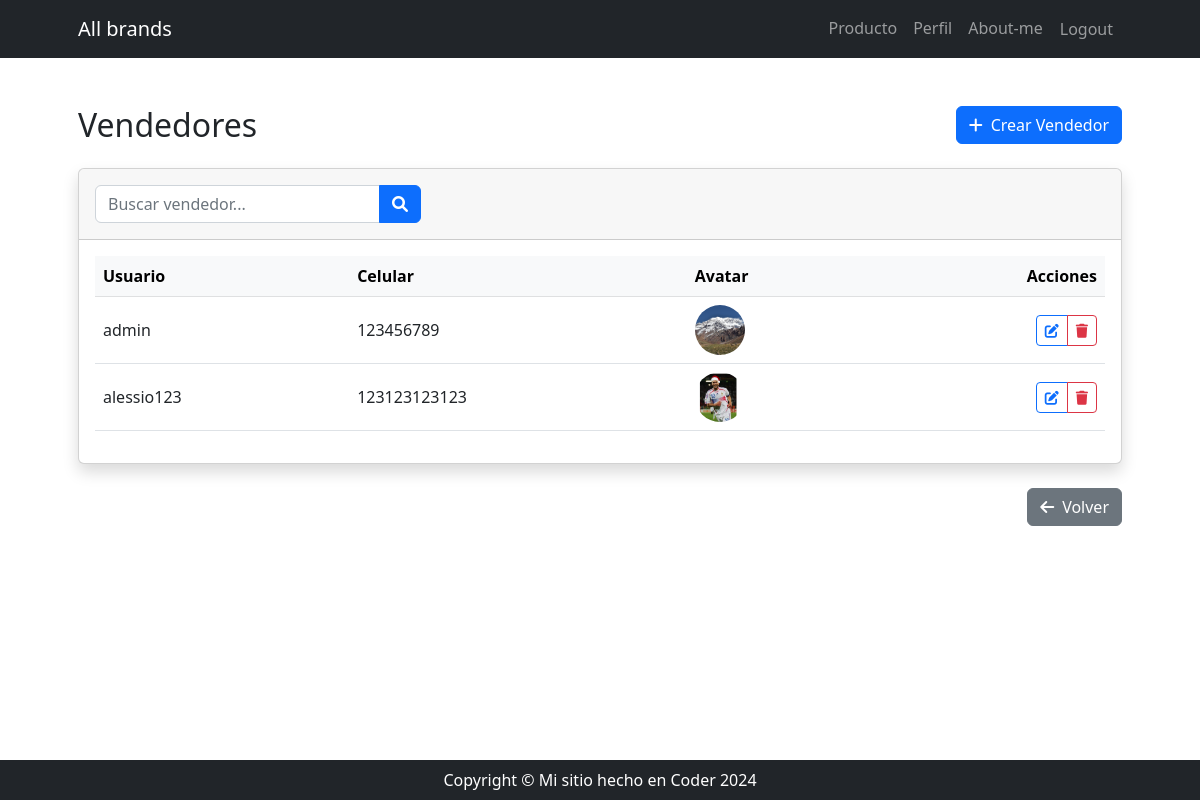
Screenshot of /producto/vendedor/list/ (signed in) with the database file from the repository.
### producto/models.py (models this page shows, shortened)
class Vendedor(models.Model):
    usuario = models.OneToOneField(User, on_delete=models.CASCADE, related_name='vendedor')
    celular = models.CharField(max_length=50)
    avatar = models.ImageField(upload_to='imagenes_perfil', blank=True, null=True)

### producto/views_models/vendedor.py (the view)
# urls.py: path('vendedor/list/', vendedor.VendedorListView.as_view(), name='vendedor_list'),
class VendedorListView(ListView):
    model = Vendedor
    def get_queryset(self):
        busqueda = self.request.GET.get('busqueda')
        if busqueda:
            return Vendedor.objects.filter(usuario__username__icontains=busqueda)
        return Vendedor.objects.all()

### producto/templates/producto/vendedor_list.html (shortened to what this page needs)
{% extends 'core/base.html' %}
{% block content %}
    <div class="container-fluid py-4"></div>
    <div class="d-sm-flex align-items-center justify-content-between mb-4">
        <h1 class="h2 mb-0 text-gray-800">Vendedores</h1>
        {% if request.user.is_staff %}
            <a href="{% url 'producto:vendedor_create' %}" class="btn btn-primary">
                <i class="fas fa-plus me-2"></i>Crear Vendedor
            </a>
        {% endif %}
    </div>
    <div class="card shadow mb-4">
        <div class="card-header py-3">
            <form class="row g-3 align-items-center" method="get">
                <div class="col-12 col-md-6 col-lg-4">
                    <div class="input-group">
                        <input type="text" name="busqueda" class="form-control" placeholder="Buscar vendedor..."
                               value="{{ request.GET.busqueda }}">
                        <button type="submit" class="btn btn-primary">
                            <i class="fas fa-search"></i>
                        </button>
                    </div>
                </div>
            </form>
        </div>
        <div class="card-body">
            <div class="table-responsive">
                <table class="table table-hover align-middle">
                    <thead class="table-light">
                        <tr>
                            <th>Usuario</th>
                            <th>Celular</th>
                            <th>Avatar</th>
                            <th class="text-end">Acciones</th>
                        </tr>
                    </thead>
                    <tbody>
                        {% for vendedor in object_list %}
                            <tr>
                                <td>{{ vendedor.usuario.username }}</td>
                                <td>{{ vendedor.celular }}</td>
                                <td>
                                    {% if vendedor.avatar %}
                                        <img src="{{ vendedor.avatar.url }}" alt="Avatar" class="rounded-circle"
                                             style="width: 50px; height: 50px; object-fit: cover;">
                                    {% endif %}
                                </td>
                                <td class="text-end">
                                    <div class="btn-group" role="group">
                                        <a href="{% url 'producto:vendedor_update' vendedor.id %}"
                                           class="btn btn-outline-primary btn-sm">
                                            <i class="fas fa-edit"></i>
                                        </a>
                                        <a href="{% url 'producto:vendedor_delete' vendedor.id %}"
                                           class="btn btn-outline-danger btn-sm">
                                            <i class="fas fa-trash"></i>
                                        </a>
                                    </div>
                                </td>
                            </tr>
                        {% endfor %}
                    </tbody>
                </table>
            </div>
        </div>
    </div>
    <div class="text-end mt-3">
        <a href="{% url 'producto:index' %}" class="btn btn-secondary">
            <i class="fas fa-arrow-left me-2"></i>Volver
        </a>
    </div>
    </div>
{% endblock %}

### rows the page displays
Vendedor: usuario.username "admin", celular "123456789", avatar (picture)
Vendedor: usuario.username "alessio123", celular "123123123123", avatar (picture)
